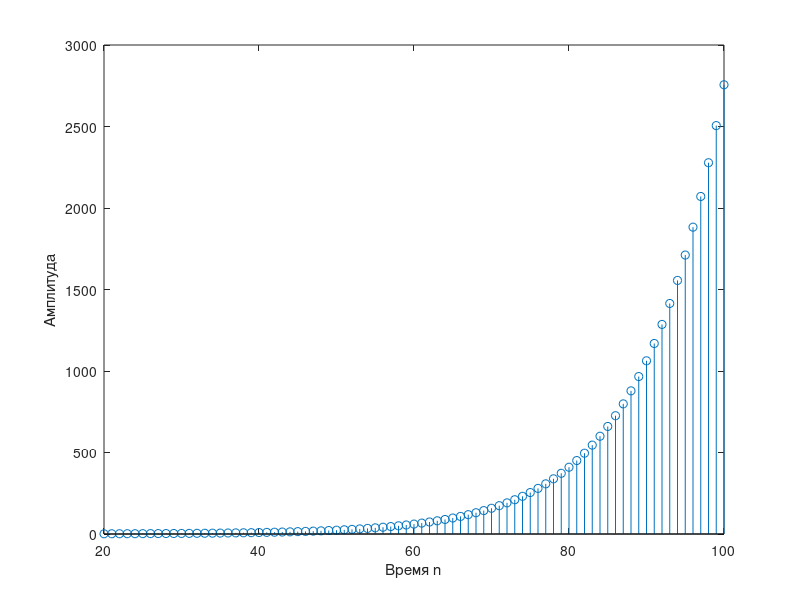

MATLAB code to generate this figure:
% Программа P1_3
% Генерация действительной экспоненциальной последовательности
clf;
n=20:100; a=1.1; K=0.2;
x=K*a.^n;
stem(n,x);
xlabel('Время n'); ylabel('Амплитуда');
